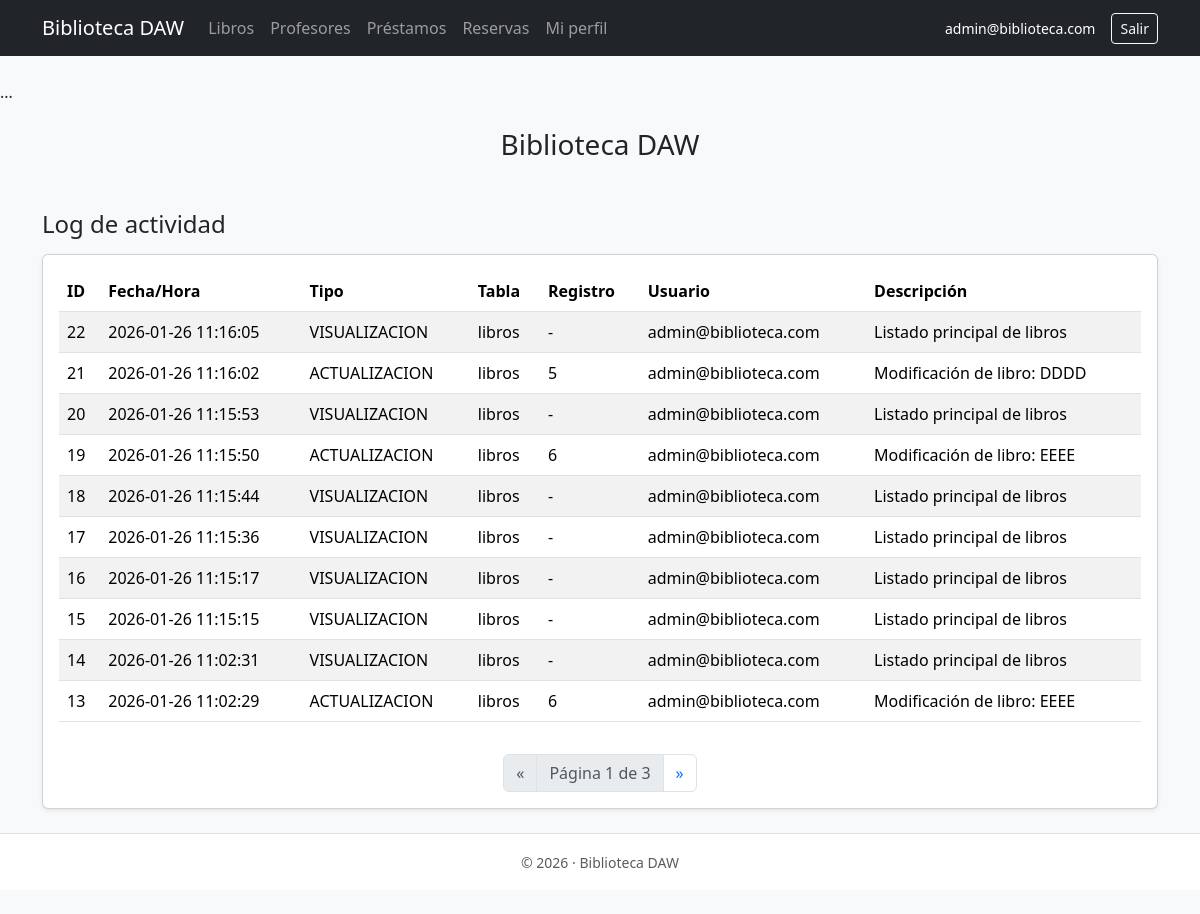
The page /log/index.php (signed in) on the database its author committed.
### tables this page shows
CREATE TABLE IF NOT EXISTS `log_actividad` (
  `id` int NOT NULL AUTO_INCREMENT,
  `fecha_hora` datetime NOT NULL DEFAULT CURRENT_TIMESTAMP,
  `tipo` enum('VISUALIZACION','ALTA','BAJA','ACTUALIZACION') NOT NULL,
  `tabla_afectada` varchar(30) NOT NULL,
  `registro_id` int DEFAULT NULL,
  `profesor_id` int NOT NULL,
  `descripcion` varchar(255) DEFAULT NULL,
  PRIMARY KEY (`id`),
  KEY `fk_log_profesor` (`profesor_id`)
);

CREATE TABLE IF NOT EXISTS `profesores` (
  `id` int NOT NULL AUTO_INCREMENT,
  `apellido1` varchar(60) NOT NULL,
  `apellido2` varchar(60) NOT NULL,
  `nombre` varchar(60) NOT NULL,
  `email` varchar(120) NOT NULL,
  `password` varchar(255) NOT NULL,
  `perfil` enum('ADMIN','PROFESOR') NOT NULL DEFAULT 'PROFESOR',
  `avatar` varchar(255) DEFAULT NULL,
  `estado` tinyint NOT NULL DEFAULT '1',
  `creado_en` datetime NOT NULL DEFAULT CURRENT_TIMESTAMP,
  `actualizado_en` datetime DEFAULT NULL ON UPDATE CURRENT_TIMESTAMP,
  PRIMARY KEY (`id`),
  UNIQUE KEY `email` (`email`)
);

### log/index.php (the view, shortened to what this page needs)
<?php
require_once __DIR__ . "/../config/conexion.php";
require_once __DIR__ . "/../includes/header.php";
$porPagina = 10;
$pagina = isset($_GET["pagina"]) ? (int)$_GET["pagina"] : 1;
$inicio = ($pagina - 1) * $porPagina;
$stmt = $pdo->query("CALL sp_log_total()");
$row = $stmt->fetch();
$total = (int)($row["total"] ?? 0);
$totalPaginas = (int)ceil($total / $porPagina);
$stmt = $pdo->prepare("CALL sp_log_listar(:inicio, :cantidad)");
$stmt->bindValue(":inicio", $inicio, PDO::PARAM_INT);
$stmt->bindValue(":cantidad", $porPagina, PDO::PARAM_INT);
$stmt->execute();
$logs = $stmt->fetchAll();
?>
<h2 class="h4 mb-3">Log de actividad</h2>
<div class="card shadow-sm">
  <div class="card-body">
    <?php if (count($logs) === 0): ?>
      <div class="alert alert-info mb-0">No hay acciones registradas.</div>
    <?php else: ?>
      <div class="table-responsive">
        <table class="table table-striped table-hover align-middle">
          <thead>
            <tr>
              <th>ID</th>
              <th>Fecha/Hora</th>
              <th>Tipo</th>
              <th>Tabla</th>
              <th>Registro</th>
              <th>Usuario</th>
              <th>Descripción</th>
            </tr>
          </thead>
          <tbody>
            <?php foreach ($logs as $l): ?>
              <tr>
                <td><?php echo htmlspecialchars($l["id"]); ?></td>
                <td><?php echo htmlspecialchars($l["fecha_hora"]); ?></td>
                <td><?php echo htmlspecialchars($l["tipo"]); ?></td>
                <td><?php echo htmlspecialchars($l["tabla_afectada"]); ?></td>
                <td><?php echo htmlspecialchars($l["registro_id"] ?? "-"); ?></td>
                <td><?php echo htmlspecialchars($l["email"]); ?></td>
                <td><?php echo htmlspecialchars($l["descripcion"] ?? ""); ?></td>
              </tr>
            <?php endforeach; ?>
          </tbody>
        </table>
      </div>
      <nav class="mt-3">
        <ul class="pagination justify-content-center mb-0">
          <li class="page-item <?php echo ($pagina <= 1) ? 'disabled' : ''; ?>">
            <a class="page-link" href="?pagina=<?php echo $pagina - 1; ?>">&laquo;</a>
          </li>
          <li class="page-item disabled">
            <span class="page-link">Página <?php echo $pagina; ?> de <?php echo max(1, $totalPaginas); ?></span>
          </li>
          <li class="page-item <?php echo ($pagina >= $totalPaginas) ? 'disabled' : ''; ?>">
            <a class="page-link" href="?pagina=<?php echo $pagina + 1; ?>">&raquo;</a>
          </li>
        </ul>
      </nav>
    <?php endif; ?>
  </div>
</div>
<?php require_once __DIR__ . "/../includes/footer.php"; ?>

### rows shown on the page
log_actividad: id "22", fecha_hora "2026-01-26 11:16:05", tipo "VISUALIZACION", tabla_afectada "libros", registro "-", profesor.email "admin@biblioteca.com", descripcion "Listado principal de libros"
log_actividad: id "21", fecha_hora "2026-01-26 11:16:02", tipo "ACTUALIZACION", tabla_afectada "libros", registro "5", profesor.email "admin@biblioteca.com", descripcion "Modificación de libro: DDDD"
log_actividad: id "20", fecha_hora "2026-01-26 11:15:53", tipo "VISUALIZACION", tabla_afectada "libros", registro "-", profesor.email "admin@biblioteca.com", descripcion "Listado principal de libros"
log_actividad: id "19", fecha_hora "2026-01-26 11:15:50", tipo "ACTUALIZACION", tabla_afectada "libros", registro "6", profesor.email "admin@biblioteca.com", descripcion "Modificación de libro: EEEE"
log_actividad: id "18", fecha_hora "2026-01-26 11:15:44", tipo "VISUALIZACION", tabla_afectada "libros", registro "-", profesor.email "admin@biblioteca.com", descripcion "Listado principal de libros"
log_actividad: id "17", fecha_hora "2026-01-26 11:15:36", tipo "VISUALIZACION", tabla_afectada "libros", registro "-", profesor.email "admin@biblioteca.com", descripcion "Listado principal de libros"
log_actividad: id "16", fecha_hora "2026-01-26 11:15:17", tipo "VISUALIZACION", tabla_afectada "libros", registro "-", profesor.email "admin@biblioteca.com", descripcion "Listado principal de libros"
log_actividad: id "15", fecha_hora "2026-01-26 11:15:15", tipo "VISUALIZACION", tabla_afectada "libros", registro "-", profesor.email "admin@biblioteca.com", descripcion "Listado principal de libros"
log_actividad: id "14", fecha_hora "2026-01-26 11:02:31", tipo "VISUALIZACION", tabla_afectada "libros", registro "-", profesor.email "admin@biblioteca.com", descripcion "Listado principal de libros"
log_actividad: id "13", fecha_hora "2026-01-26 11:02:29", tipo "ACTUALIZACION", tabla_afectada "libros", registro "6", profesor.email "admin@biblioteca.com", descripcion "Modificación de libro: EEEE"

### other values the page prints
APP_NAME "Biblioteca DAW"
$_SESSION["email"] "admin@biblioteca.com"
$pagina "1"
max(1, $totalPaginas) "3"
